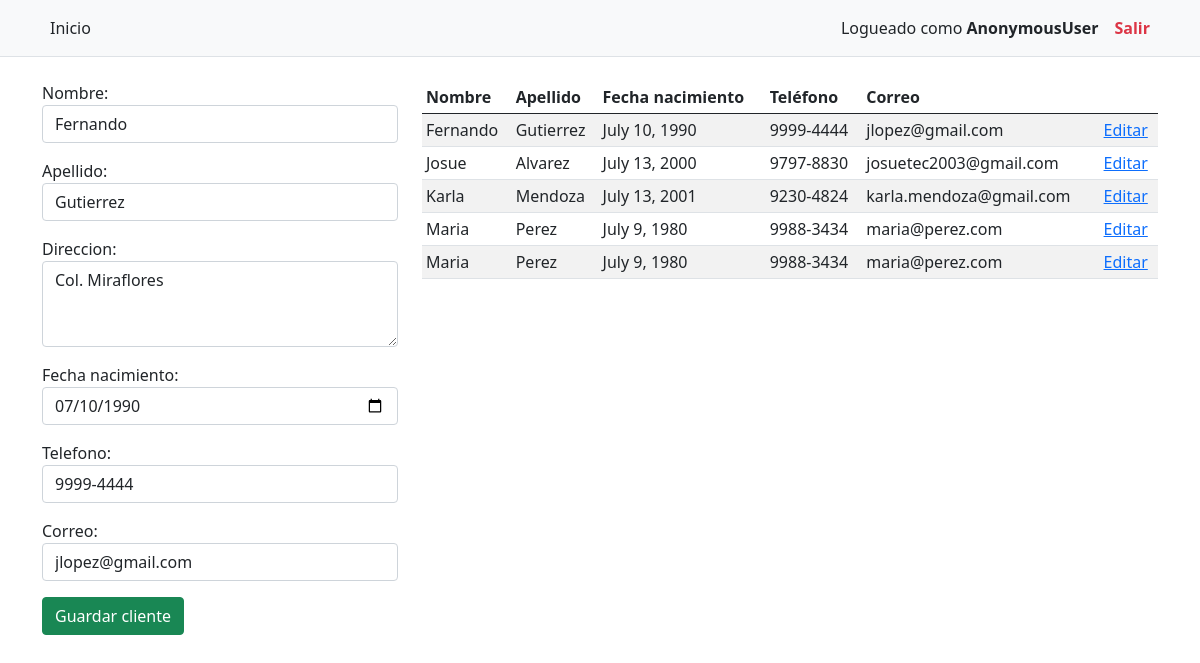
Page /clientes/?id=5 on the committed database.
### app_banco/models.py (models this page shows, shortened)
class Cliente(models.Model):
    nombre = models.CharField(max_length=25)
    apellido = models.CharField(max_length=25)
    direccion = models.TextField()
    fecha_nacimiento = models.DateField()
    telefono = models.CharField(max_length=9)
    correo = models.EmailField(max_length=25)
    user = models.OneToOneField(User, on_delete=models.CASCADE, null=True, blank=True)

### app_banco/views.py (the view)
# urls.py: path('clientes/', views.clientes_view, name="clientes_view"),
def clientes_view(request):
    id = request.GET.get('id')
    cliente = None
    if id:
        cliente = get_object_or_404(Cliente, pk=id)
    form = ClienteForm(instance=cliente) # instancia
    clientes = Cliente.objects.all().order_by('nombre', 'apellido')
    return render(request, 'banco/clientes.html', {'form': form, 'clientes': clientes})

### app_banco/forms.py
class ClienteForm(forms.ModelForm):
    class Meta:
        model = Cliente
        fields = '__all__'
        exclude = ('user',)
        widgets = {
            'nombre': forms.TextInput(attrs={'class': 'form-control'}),
            'apellido': forms.TextInput(attrs={'class': 'form-control'}),
            'direccion': forms.Textarea(attrs={'class': 'form-control', 'rows': 3}),
            'fecha_nacimiento': forms.DateInput(attrs={'class': 'form-control', 'type': 'date'}),
            'telefono': forms.TextInput(attrs={'class': 'form-control', 'type': 'tel'}),
            'correo': forms.EmailInput(attrs={'class': 'form-control'}),
        }

### app_banco/templates/banco/clientes.html (shortened to what this page needs)
{% extends 'banco/base.html' %}
{% block container %}
<div class="row">
    <div class="col-4">
        {% if request.GET.id %}
        <form action="{% url 'clientes_actualizar' request.GET.id %}" method="post">
        {% else %}
        <form action="{% url 'clientes_gestion' %}" method="post">
        {% endif %}
            {{ form.as_p }}
            <input type="submit" class="btn btn-success" value="Guardar cliente">
        </form>
    </div>
    <div class="col-8">
        <table class="table table-sm table-hover table-striped">
            <thead>
                <tr>
                    <th>Nombre</th>
                    <th>Apellido</th>
                    <th>Fecha nacimiento</th>
                    <th>Teléfono</th>
                    <th>Correo</th>
                    <th></th>
                </tr>
            </thead>
            <tbody>
            {% for cli in clientes %}
                <tr>
                    <td>{{ cli.nombre }}</td>
                    <td>{{ cli.apellido }}</td>
                    <td>{{ cli.fecha_nacimiento }}</td>
                    <td>{{ cli.telefono }}</td>
                    <td>{{ cli.correo }}</td>
                    <td>
                        <a href="{% url 'clientes_view' %}?id={{ cli.id}}">Editar</a>
                    </td>
                </tr>
            {% empty %}
                <tr>
                    <td colspan="6">No hay clientes registrados al momento</td>
                </tr>
            {% endfor %}
            </tbody>
        </table>
    </div>
</div>
{% endblock %}

### rows in the picture
Cliente: nombre "Fernando", apellido "Gutierrez", direccion "Col. Miraflores", fecha_nacimiento "07/10/1990", telefono "9999-4444", correo "jlopez@gmail.com", fecha_nacimiento "July 10, 1990"
Cliente: nombre "Josue", apellido "Alvarez", fecha_nacimiento "July 13, 2000", telefono "9797-8830", correo "josuetec2003@gmail.com"
Cliente: nombre "Karla", apellido "Mendoza", fecha_nacimiento "July 13, 2001", telefono "9230-4824", correo "karla.mendoza@gmail.com"
Cliente: nombre "Maria", apellido "Perez", fecha_nacimiento "July 9, 1980", telefono "9988-3434", correo "maria@perez.com"
Cliente: nombre "Maria", apellido "Perez", fecha_nacimiento "July 9, 1980", telefono "9988-3434", correo "maria@perez.com"

### other values in the picture
{{ request.user }} "AnonymousUser"
